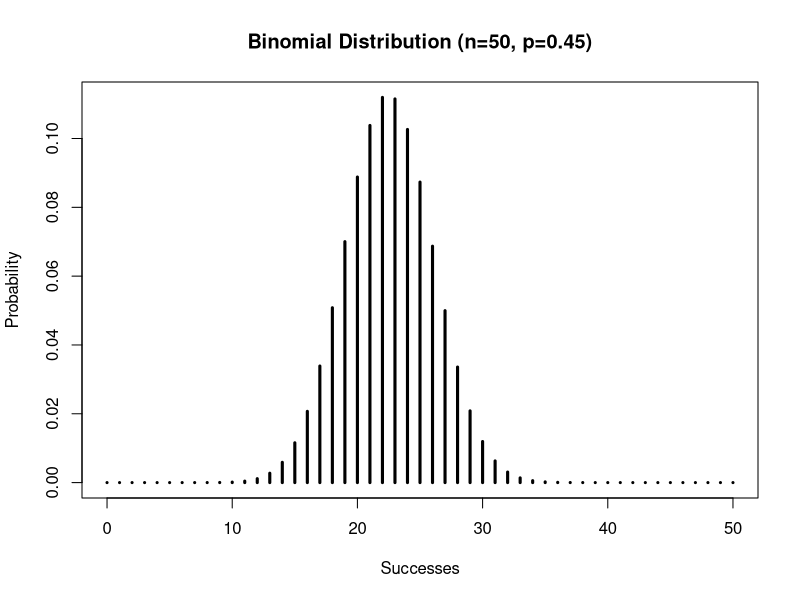

Write the R code that produced this figure.
success <- 0:50
plot(success,dbinom(success,size=50,prob=.45),
     type='h',
     main='Binomial Distribution (n=50, p=0.45)',
     ylab='Probability',
     xlab ='Successes',
     lwd=3)